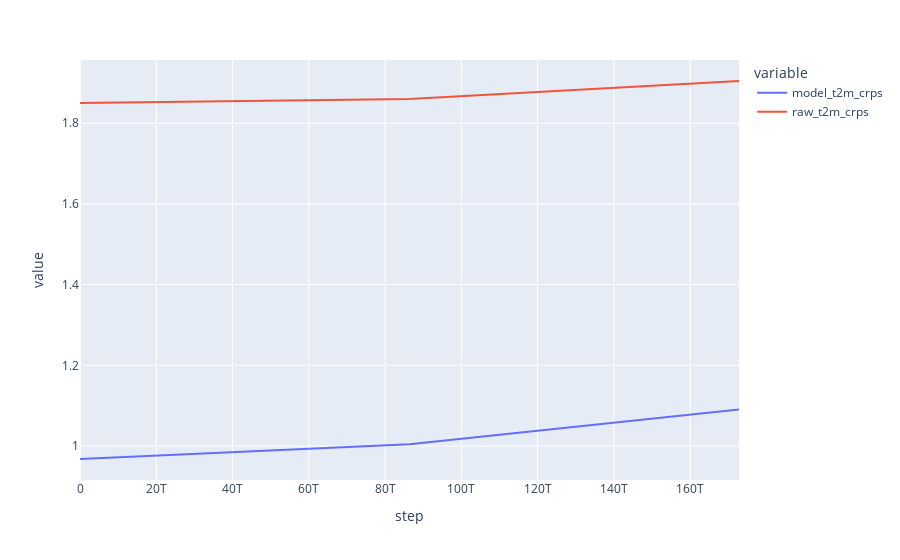

The code cell stored with this chart in its notebook:
### Code cell
px.line(data_frame=by_step, x='step', y='value', color='variable')

### Figure 1 — Plotly figure (JSON) as saved in the notebook; plotly's stock layout.template omitted (floating-point values rounded to 4 significant figures)
{"data": [{"hovertemplate": "variable=model_t2m_crps<br>step=%{x}<br>value=%{y}<extra></extra>", "legendgroup": "model_t2m_crps", "line": {"color": "#636efa", "dash": "solid"}, "marker": {"symbol": "circle"}, "mode": "lines", "name": "model_t2m_crps", "orientation": "v", "showlegend": true, "type": "scatter", "x": [0, 86400000000000, 172800000000000], "xaxis": "x", "y": [0.968, 1.004, 1.091], "yaxis": "y"}, {"hovertemplate": "variable=raw_t2m_crps<br>step=%{x}<br>value=%{y}<extra></extra>", "legendgroup": "raw_t2m_crps", "line": {"color": "#EF553B", "dash": "solid"}, "marker": {"symbol": "circle"}, "mode": "lines", "name": "raw_t2m_crps", "orientation": "v", "showlegend": true, "type": "scatter", "x": [0, 86400000000000, 172800000000000], "xaxis": "x", "y": [1.85, 1.86, 1.905], "yaxis": "y"}], "layout": {"autosize": true, "legend": {"title": {"text": "variable"}, "tracegroupgap": 0}, "margin": {"t": 60}, "xaxis": {"anchor": "y", "autorange": true, "domain": [0, 1], "range": [0, 172800000000000], "title": {"text": "step"}, "type": "linear"}, "yaxis": {"anchor": "x", "autorange": true, "domain": [0, 1], "range": [0.916, 1.957], "title": {"text": "value"}, "type": "linear"}}}
